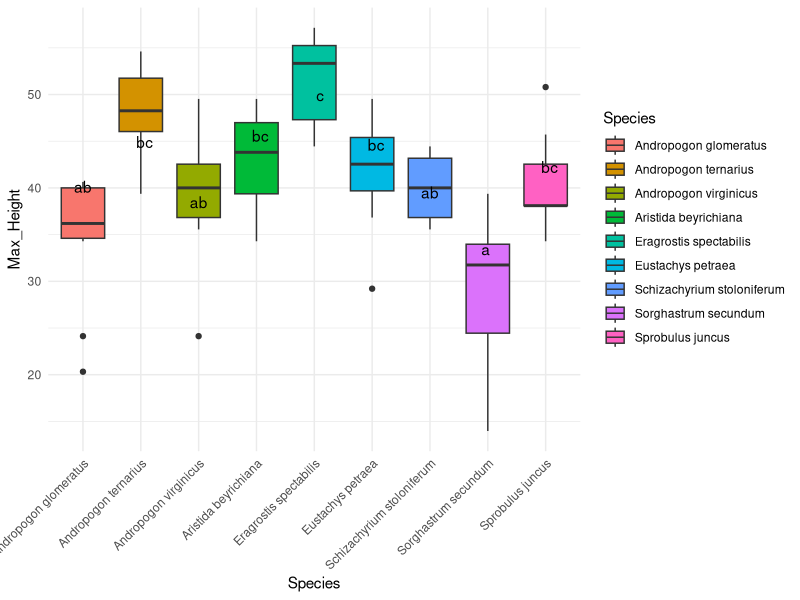

Source code (R):
# Load necessary libraries
library(dplyr)
library(ggplot2)
library(emmeans)
library(multcompView)

# Load your data
GRASS <- read.csv("Data/Flammability Project - Time.csv")

# Convert columns to appropriate types
GRASS$Species <- factor(GRASS$Species)
GRASS$Max_Height <- as.numeric(GRASS$Max_Height)
GRASS$FB <- as.numeric(GRASS$FB)

# Fit the ANOVA model
anova <- aov(Max_Height ~ Species + FB, data = GRASS)

# Perform post-hoc tests on the Species factor
posthoc_results <- emmeans(anova, pairwise ~ Species)

# Generate compact letter displays for significance testing
cld_results <- multcomp::cld(posthoc_results$emmeans, Letters = letters, adjust = "tukey")

# Convert cld_results to a data frame
cld_df <- as.data.frame(cld_results)

# Create a boxplot with significance letters
ggplot(GRASS, aes(x = Species, y = Max_Height, fill = Species)) +
  geom_boxplot() +
  geom_text(data = cld_df, aes(x = Species, y = emmean, label = .group), vjust = -0.5) +
  theme_minimal() +
  theme(axis.text.x = element_text(angle = 45, hjust = 1))
